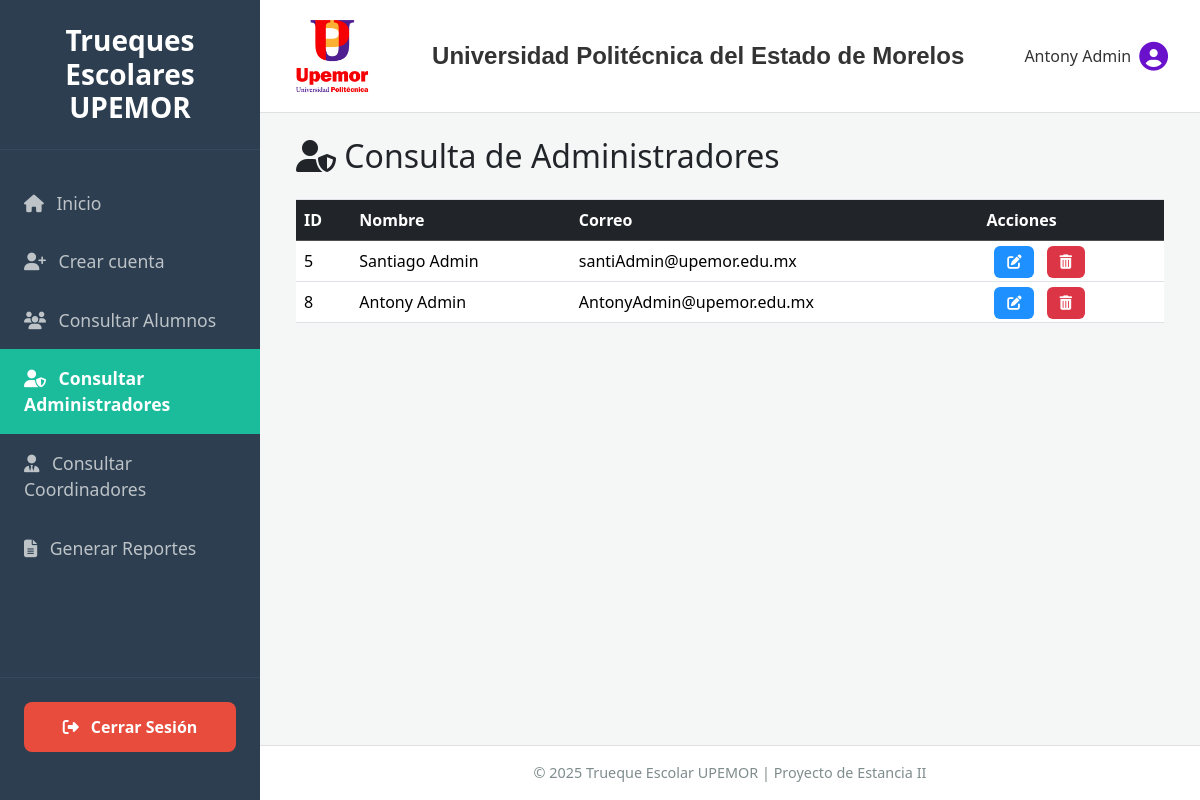
The app's page /index.php?action=admin_consultar (signed in) with its own data.
### tables this page shows
CREATE TABLE `administradores` (
  `id_admin` int(11) NOT NULL,
  `nombre` varchar(250) DEFAULT NULL,
  `correo` varchar(250) DEFAULT NULL,
  `contra` varchar(250) DEFAULT NULL
);

### app/controllers/AdminController.php (called while the page is built, shortened)
<?php
class AdminController {
    private $db;
    private $adminModel;
    public function __construct() {
        try {
            if (!isset($this->db)) {
                 $this->db = conectar();
            }
            $this->adminModel = new AdminModel($this->db);
        } catch (Exception $e) {
            $message = "Error interno del servidor.";
            error_log("Error fatal en AdminController: " . $e->getMessage());
            header("Location: index.php?message=" . urlencode($message) . '&type=error');
            exit();
        }
    }
    public function consultar() {
        $admins = $this->adminModel->obtenerAdmins();
        include "app/views/consultarAdmins.php";
    }
}

### config/dbConnection.php (called while the page is built, shortened)
<?php
    function conectar() {
        $host = "localhost";
        $user = "root";
        $pass = "";
        $dbname = "estancia";
        $charset = 'utf8mb4';
        $dsn = "mysql:host=$host;dbname=$dbname;charset=$charset";
        $options = [
            PDO::ATTR_ERRMODE => PDO::ERRMODE_EXCEPTION,
            PDO::ATTR_DEFAULT_FETCH_MODE => PDO::FETCH_ASSOC,
        ];
        try {
            return new PDO($dsn, $user, $pass, $options);
        } catch (PDOException $e) {
            die("Conexión fallida: " . $e->getMessage());
        }
    }
?>

### app/models/AdminModel.php (called while the page is built, shortened)
<?php
class AdminModel {
    private PDO $db;
    private string $table = 'administradores';
    public function __construct(PDO $dbConnection) {
        $this->db = $dbConnection;
    }
    public function obtenerAdmins() {
        try {
            $sql = "SELECT * FROM {$this->table}";
            $stmt = $this->db->prepare($sql);
            $stmt->execute();
            return $stmt->fetchAll(PDO::FETCH_ASSOC);
        } catch (PDOException $e) {
            error_log("AdminModel::obtenerAdmins error: " . $e->getMessage());
            return [];
        }
    }
}

### app/views/consultarAdmins.php (the view, shortened to what this page needs)
<?php
$nombre_usuario = $_SESSION['user_nombre'] ?? 'Admin';
$modo_edicion = (isset($_GET['edit']) && $_GET['edit'] === 'true') || (isset($activar_edicion) && $activar_edicion === true);
?>
<!DOCTYPE html>
<html lang="es">
<head>
    <link rel="stylesheet" href="bootstrap/css/style.css">
    <link rel="stylesheet" href="https://cdnjs.cloudflare.com/ajax/libs/font-awesome/6.4.2/css/all.min.css">
    <link href="https://cdn.jsdelivr.net/npm/bootstrap@5.3.2/dist/css/bootstrap.min.css" rel="stylesheet">
</head>
<body class="dashboard-body">
    <aside class="sidebar">
        <div class="sidebar-header">
            <h3>Trueques Escolares UPEMOR</h3>
        </div>
        <nav class="sidebar-nav">
            <a href="index.php?action=vistaAdmin"><i class="fas fa-home me-2"></i> Inicio</a>
            <a href="index.php?action=mostrarRegistro"><i class="fas fa-user-plus me-2"></i> Crear cuenta</a>
            <a href="index.php?action=user_consultar"><i class="fas fa-users me-2"></i> Consultar Alumnos</a>
            <a href="index.php?action=admin_consultar" class="active"><i class="fas fa-user-shield me-2"></i> Consultar Administradores</a>
            <a href="index.php?action=coord_consultar"><i class="fas fa-user-tie me-2"></i> Consultar Coordinadores</a>
            <a href="index.php?action=generar_reportes"><i class="fas fa-file-alt me-2"></i> Generar Reportes</a>
        </nav>
        <div class="sidebar-footer">
            <a href="index.php?action=logout" class="logout-btn">
                <i class="fas fa-sign-out-alt me-2"></i> Cerrar Sesión
            </a>
        </div>
    </aside>
    <div class="main-wrapper">
        <header class="dashboard-header">
            <img src="img/upemor.png" alt="Logo Upemor" class="header-logo">
            <h1 class="header-title">Universidad Politécnica del Estado de Morelos</h1>
            <div class="header-user">
                <span><?php echo htmlspecialchars($nombre_usuario); ?></span>
                <i class="fas fa-user-circle ms-2"></i>
            </div>
        </header>
        <main class="dashboard-content p-4">
            <div class="container-fluid">
                <div class="row">
                    <div class="col-12">
                        <h2 class="mb-4">
                            <i class="fas fa-user-shield"></i>
                            <?php echo $modo_edicion ? 'Editar Administrador' : 'Consulta de Administradores'; ?>
                        </h2>
                    </div>
                </div>
                <table class="table table-hover align-middle">
                    <thead class="table-dark">
                        <tr>
                            <th>ID</th>
                            <th>Nombre</th>
                            <th>Correo</th>
                            <th>Acciones</th>
                        </tr>
                    </thead>
                    <tbody>
                        <?php if (!empty($admins)): ?>
                            <?php foreach ($admins as $admin): ?>
                                <tr>
                                    <td><?php echo htmlspecialchars($admin['id_admin']); ?></td>
                                    <td><?php echo htmlspecialchars($admin['nombre']); ?></td>
                                    <td><?php echo htmlspecialchars($admin['correo']); ?></td>
                                    <td>
                                        <a class="btn-accion-post btn-editar-post"
                                           href="index.php?action=admin_editar&id=<?php echo htmlspecialchars($admin['id_admin']); ?>">
                                           <i class="fas fa-edit"></i></a>
                                        <a class="btn-accion-post btn-eliminar-post"
                                           onclick="return confirm('¿Estás seguro de eliminar al administrador?')"
                                           href="index.php?action=admin_eliminar&id=<?php echo htmlspecialchars($admin['id_admin']); ?>">
                                           <i class="fas fa-trash-alt"></i></a>
                                    </td>
                                </tr>
                            <?php endforeach; ?>
                        <?php else: ?>
                            <tr>
                                <td colspan="4" class="text-center py-4">No hay administradores registrados.</td>
                            </tr>
                        <?php endif; ?>
                    </tbody>
                </table>
            </div>
        </main>
        <footer class="dashboard-footer">
            <p>© 2025 Trueque Escolar UPEMOR | Proyecto de Estancia II</p>
        </footer>
    </div>
</body>
</html>

### records on screen
administradores: id_admin "5", nombre "Santiago Admin", correo "santiAdmin@upemor.edu.mx"
administradores: id_admin "8", nombre "Antony Admin", correo "AntonyAdmin@upemor.edu.mx"

### other values on screen
$nombre_usuario "Antony Admin"
